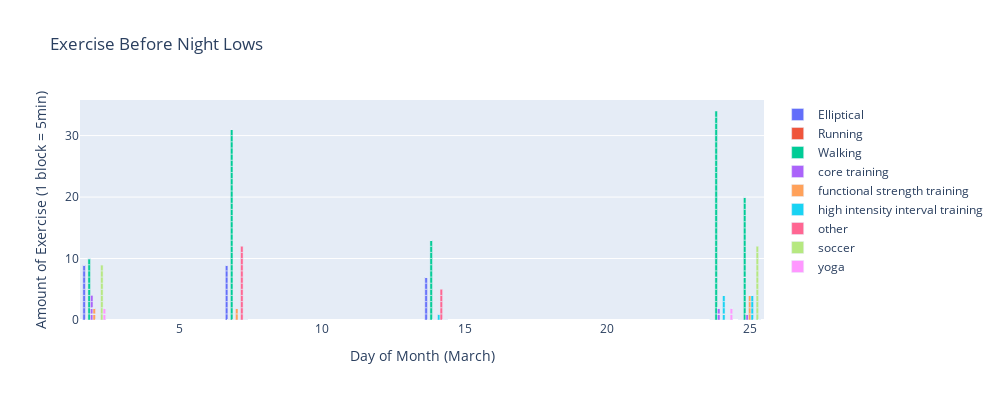

The notebook cell saved with this chart:
### Markdown cell above
## Exercise: Findings
- From the exercise graph, it can be seen that the exercise data is quite spread and follows somewhat of a normal distribution
- The days before low nights are usually above the median but also happen when exercise is less than the median (on one day in March)
- Previous knowledge tells me that exerise can have up to 48h effect on glucose; examine the effects of lows with exercise from 1 and 2 days before low nights

### Code cell
# find out what exercise was done on each day before lows
# !pip install plotly
import plotly.graph_objects as go

# use a list comprehnsion to get all the bar graphs
data = [go.Bar(name=col, x=exercise_pre_n_low_df['day'], y=exercise_pre_n_low_df[col]) for col in exercise_oh_cols]

fig = go.Figure(data=data)

fig.update_layout(barmode='group',
    width=1000,
    height=400,
    autosize=False,
    title='Exercise Before Night Lows',
    xaxis_title='Day of Month (March)',
    yaxis_title='Amount of Exercise (1 block = 5min)')
fig.show()

### Figure 1 — Plotly figure (JSON) as saved in the notebook; plotly's stock layout.template omitted (floating-point values rounded to 4 significant figures; data arrays with more than 128 entries replaced by an {"elided": "..."} marker saying what was removed)
{"data": [{"name": "Elliptical", "type": "bar", "x": {"elided": "199 int values"}, "y": {"elided": "199 int values"}}, {"name": "Running", "type": "bar", "x": {"elided": "199 int values"}, "y": {"elided": "199 int values"}}, {"name": "Walking", "type": "bar", "x": {"elided": "199 int values"}, "y": {"elided": "199 int values"}}, {"name": "core training", "type": "bar", "x": {"elided": "199 int values"}, "y": {"elided": "199 int values"}}, {"name": "functional strength training", "type": "bar", "x": {"elided": "199 int values"}, "y": {"elided": "199 int values"}}, {"name": "high intensity interval training", "type": "bar", "x": {"elided": "199 int values"}, "y": {"elided": "199 int values"}}, {"name": "other", "type": "bar", "x": {"elided": "199 int values"}, "y": {"elided": "199 int values"}}, {"name": "soccer", "type": "bar", "x": {"elided": "199 int values"}, "y": {"elided": "199 int values"}}, {"name": "yoga", "type": "bar", "x": {"elided": "199 int values"}, "y": {"elided": "199 int values"}}], "layout": {"autosize": false, "barmode": "group", "height": 400, "title": {"text": "Exercise Before Night Lows"}, "width": 1000, "xaxis": {"title": {"text": "Day of Month (March)"}}, "yaxis": {"title": {"text": "Amount of Exercise (1 block = 5min)"}}}}
